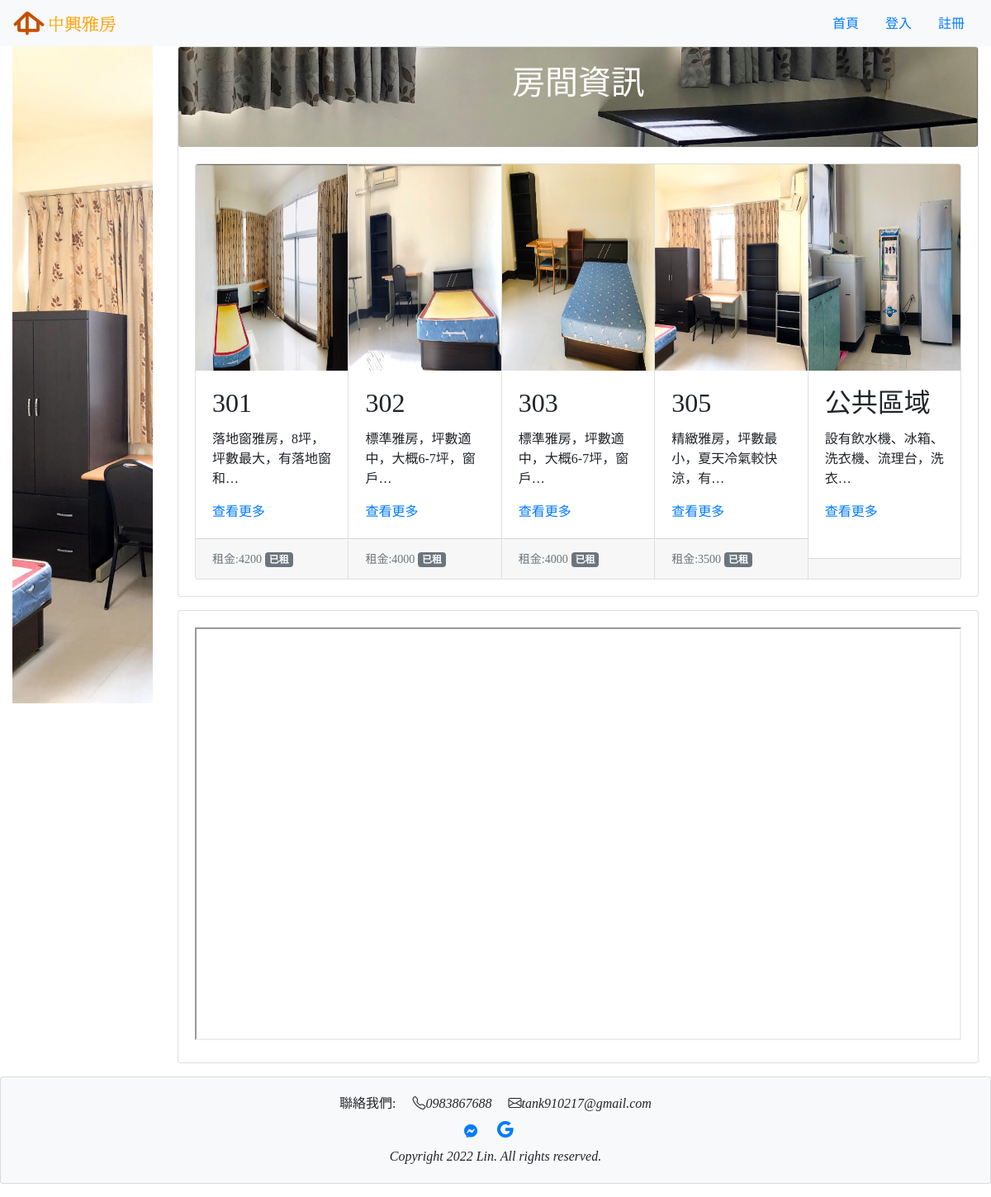
The page / on the database its author committed.
### fpsite/models.py (models this page shows, shortened)
class Photo(models.Model):
    roomnumber = models.ForeignKey(Room, on_delete= models.CASCADE,null =False)
    photo =  models.ImageField(upload_to='image/')

class Room(models.Model):
    roomnumber = models.CharField(max_length = 10,null =False)
    detail = models.TextField()
    rent = models.PositiveIntegerField(null = True,blank =True)
    enable = models.BooleanField(default = False)

### fpsite/views.py (the view)
# urls.py: path('', views.index),
def index(request):
    room = models.Room.objects.all()
    photos = models.Photo.objects.all()
    empty=[]
    for num in room:
        try:
            resident=models.Resident.objects.get(roomnumber = num)
            empty.append("已租")
        except:
            empty.append("空房")
    room_info = zip(room,empty)
    return render(request,'index.html',locals())

### templates/index.html (shortened to what this page needs)
{% extends "base.html" %}
{% load static %}
{% block content %}
<div class="card mb-3">
  <img src="{% static 'images/b.png' %}" class="card-img" alt="">
  <div class="card-img-overlay">
    <h1 class="card-title text-center text-white">房間資訊</h1>
  </div>
  <div class="card-body">
<div class="card-group">
    {% for r,e in room_info %}
    <div class="card">
        {% for p in photos %}
            {% if p.roomnumber == r %}
                <img class="card-img-top" src="{{ p.photo.url }}" height = "250pt" alt="" />
            {% endif %}
        {% endfor %}
    <div class="card-body">
      <h2 class="card-title">{{r.roomnumber}}</h2>
      <p class="card-text">{{r.detail | truncatechars:20 }}</p>
      <a href = "{% url 'roomdetail-url' r.roomnumber %}">查看更多</a>
    </div>
    <div class="card-footer">
        {% if r.rent != None %}
        <small class="text-muted">租金:{{r.rent}}</small>
        <span class="badge badge-secondary">{{ e }}</span>
        {% endif %}
    </div>
    </div>
    {% endfor %}
</div>
</div>
</div>
<div class="card mb-3">
  <div class="card-img-overlay">
    <h1 class="card-title text-center text-white">位置資訊</h1>
  </div>
    <div class="card-body">
        <iframe src="https://maps.google.com.tw/maps?f=q&hl=zh-TW&q=24.12197737751813,120.68042699607508&z=16&t=q&output=embed" height="500" width="100%" ></iframe>
    </div>
    </div>
{% endblock %}

### templates/base.html (shortened to what this page needs)
{% load static %}
<!DOCTYPE html>
<html>
<head>
<link rel="stylesheet" href="https://cdn.jsdelivr.net/npm/bootstrap@4.6.1/dist/css/bootstrap.min.css">
<link rel="stylesheet" href="https://cdn.jsdelivr.net/npm/bootstrap-icons@1.8.3/font/bootstrap-icons.css">
</head>
<body>
{% include "header.html" %}
<div class="container-fluid">
    <div class = "row">
        <div class="col-md-2 col-xs-1">
            <img src="{% static 'images/002.png' %}" class = "img-fluid" ,alt=""  >
        </div>
        <div class="col-md-10 col-xs-11">
            {% block content %}{% endblock %}
        </div>
    </div>
</div>
{% include "footer.html" %}
</body>
</html>

### templates/header.html (shortened to what this page needs)
{% load static %}
<nav class="navbar navbar-light bg-light">
  <a class="navbar-brand" href="/">
    <img src="{% static 'images/logo.png' %}"  height="30" class="d-inline-block align-top" alt="">
  </a>
<ul class="nav justify-content-end">
    <li class="nav-item">
    <a class="nav-link" href="/">首頁</a>
    </li>
{% if request.session.identity == 0 %}
    <li class="nav-item">
    <a class="nav-link" href="/userinfo/">個人資料</a>
    </li>
    <li class="nav-item">
    <a class="nav-link" href="/electinfo/">我的電費</a>
    </li>
    <li class="nav-item">
    <a class="nav-link" href="/logout/">登出</a>
    </li>
{% else %}
    <a class="nav-link" href="/login/">登入</a>
    <li class="nav-item">
    <a href='/accounts/register' class="nav-link ">註冊</a>
    </li>
{% endif %}
</ul>
</nav>

### templates/footer.html (shortened to what this page needs)
<div class="card bg-light mb-3" >
  <div class="card-body" align="center">
聯絡我們:&emsp;
        <i class="bi bi-telephone">0983867688</i>&emsp;
        <i class="bi bi-envelope">tank910217@gmail.com</i><br>
    <a href="https://m.facebook.com/messages/thread/100003843109341">
        <i class="bi bi-messenger"></i>
    </a>
    <a class="navbar-brand" href="mailto:tank910217@gmail.com">
        <i class="bi bi-google"></i>
    </a><br>
    <em>Copyright 2022 Lin. All rights reserved.</em>
  </div>
</div>

### templates/base.html (style rules this page uses)
h1,h2,h3,h4,h5,p,div { font-family: 微軟正黑體; }

### rows shown on the page
Room: roomnumber "301", detail "落地窗雅房，8坪，坪數最大，有落地窗和…", rent "4200", e "已租"
Photo: photo (picture)
Room: roomnumber "302", detail "標準雅房，坪數適中，大概6-7坪，窗戶…", rent "4000", e "已租"
Photo: photo (picture)
Room: roomnumber "303", detail "標準雅房，坪數適中，大概6-7坪，窗戶…", rent "4000", e "已租"
Photo: photo (picture)
Room: roomnumber "305", detail "精緻雅房，坪數最小，夏天冷氣較快涼，有…", rent "3500", e "已租"
Photo: photo (picture)
Room: roomnumber "公共區域", detail "設有飲水機、冰箱、洗衣機、流理台，洗衣…"
Photo: photo (picture)
